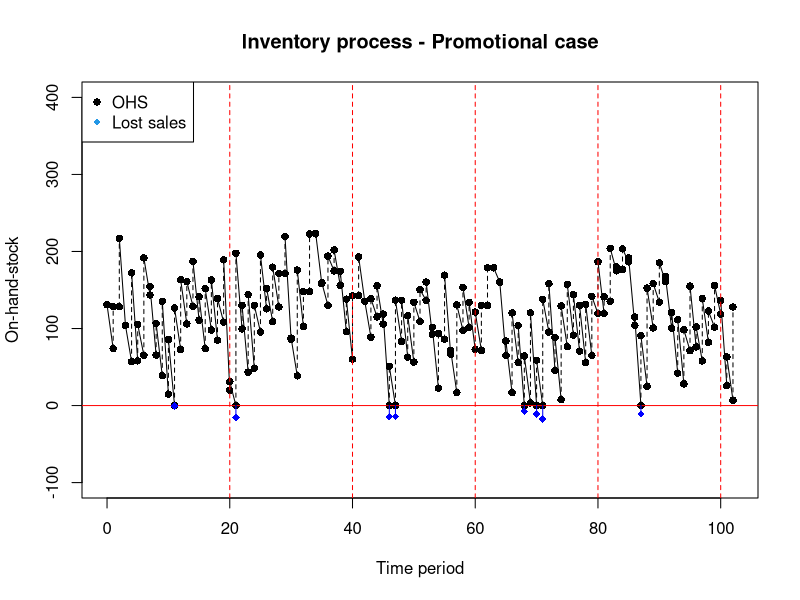
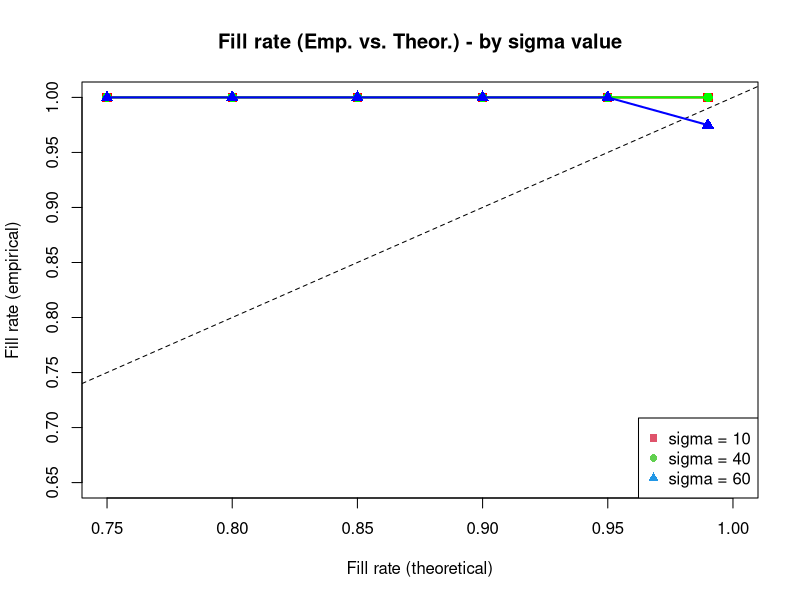
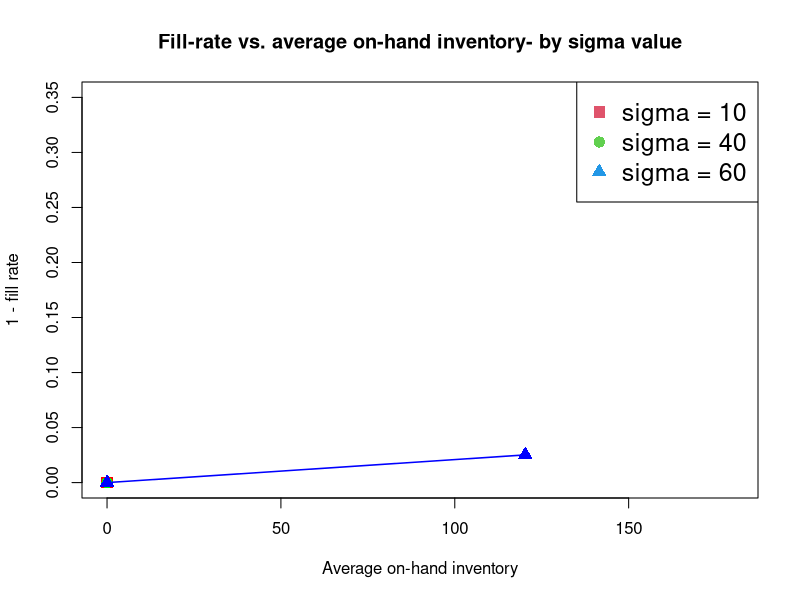
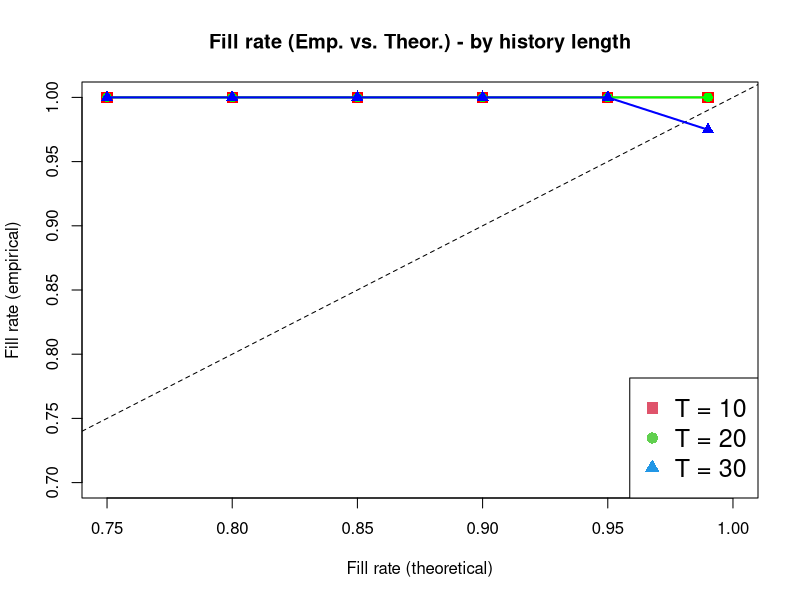
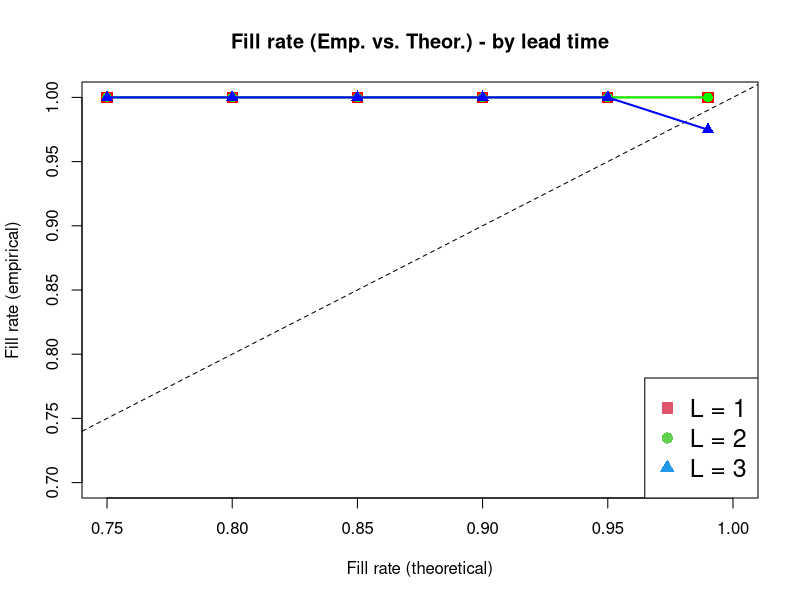
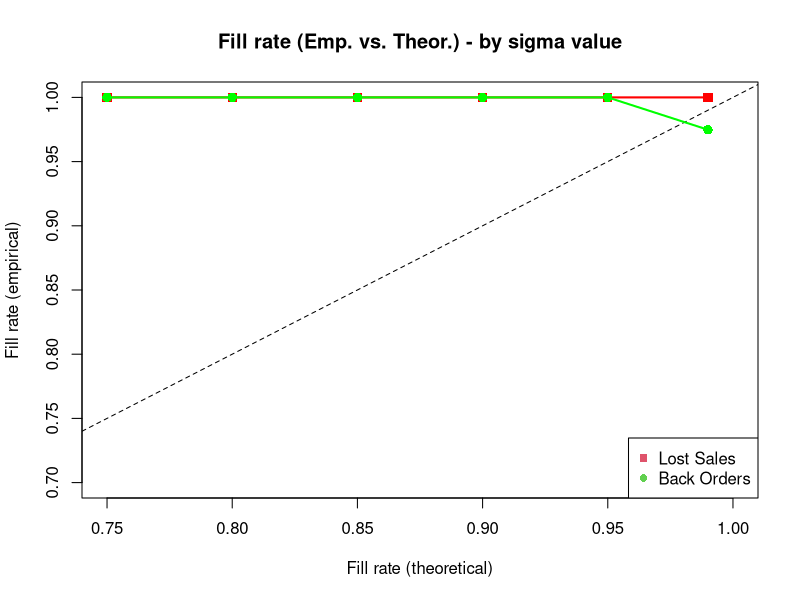
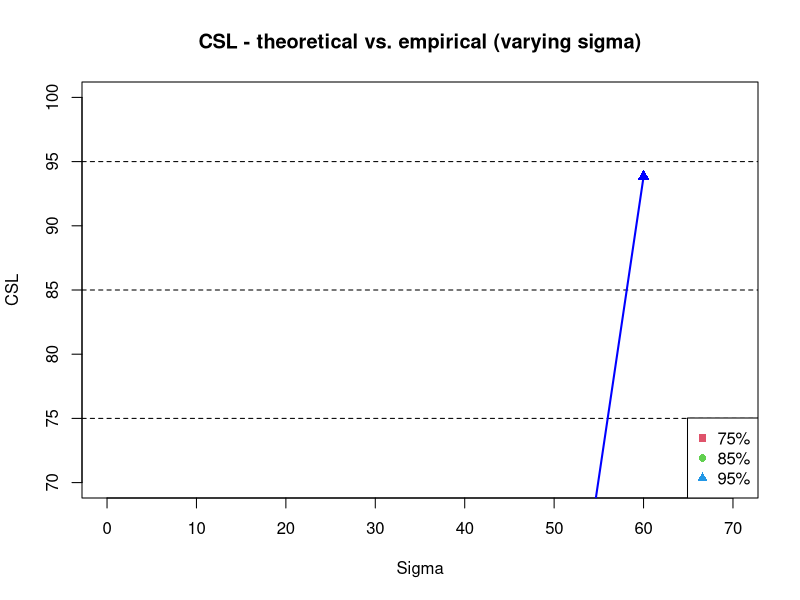
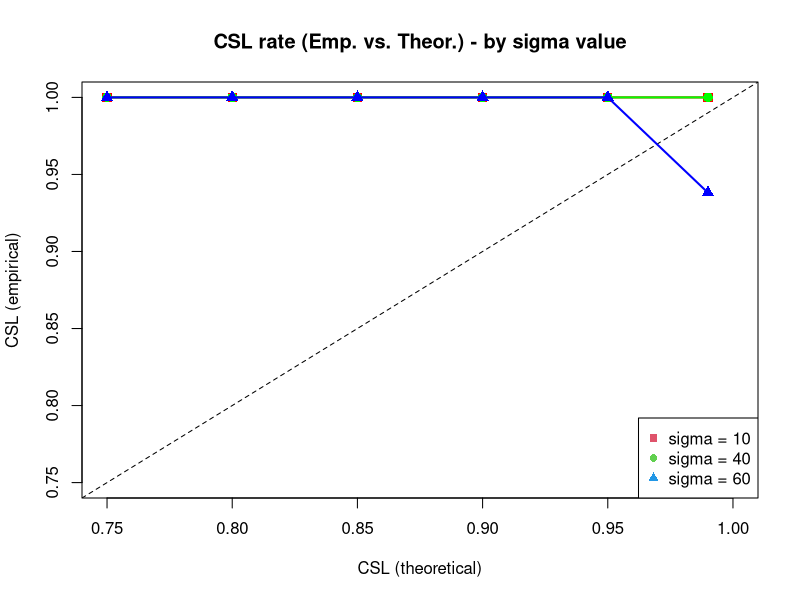

Source code (R) for these figures, in order:
# Inventory simulations

#### 1: Implementing the (R,S) method on a simple (baseline + error) sales model ####
# R is the review period, we have it as 1 here

#### (a) Specific DGP (we call it model 1) ####

DGP_1 <- function(baseline, sigma, Length){
  
  errors <- rnorm(mean = 0, sd = sigma, n = Length)
  dataseries <- errors + baseline ; dataseries[dataseries < 0] <- 0
  return(list(1,dataseries))
  
}

#### (b) Model estimation function (general) ####

get.parameter.estimates <- function(datalist,estL){
  
  if(datalist[[1]] == 1){
    N <- length(datalist[[2]])
    dataseries <- datalist[[2]][(N - estL + 1):N]
    baseline.est <- mean(dataseries) ; sigma.est <- sd(dataseries)
    parameter.estimates <- c(baseline.est,sigma.est)
    return(list(1,datalist[[2]],parameter.estimates,estL))
    
  }
  
}

#### (b.II) Calculating S ####

#### Fill rate ####

calculate.S.FR <- function(mu,sigma,R,L,fill.rate){
  PI <- R+L ; sigma.RL <- sqrt(PI * sigma^2) ; xhat.RL <- PI * mu ; xhat.R <- mu
  ESPRC <- (1 - fill.rate) * xhat.R ; Guk <- ESPRC/sigma.RL
  
  z <- sqrt(log(25/(Guk^2)))
  
  k <- (a[1] + (a[2] * z) + (a[3] * z^2) + (a[4] * z^3)) / (b[1] + (b[2] * z) + (b[3] * z^2) + (b[4] * z^3) + (b[5] * z^4))
  
  k <- k #+ 0.2
  
  SS <- k * sigma.RL ; S <- xhat.RL + SS
  
  return.vec <- c(S,xhat.RL,sigma.RL,k)
  return(return.vec)
}

#### CSL ####

calculate.S.CSL <- function(mu,sigma,R,L,CSL){
  PI <- R+L ; sigma.RL <- sqrt(PI * sigma^2) ; xhat.RL <- PI * mu
  CSLprop <- CSL/100 ; k <- qnorm(CSLprop)
  SS <- k * sigma.RL ; S <- xhat.RL + SS
  return.vec <- c(S,xhat.RL,sigma.RL,k)
  return(return.vec)
}


#### Empirical forecast error quantiles


#### (c) Initialising the on-hand stock and inventory position ####

#### Fill rate ####

# values for calculation of k
a <- c(-5.3925569,5.6211054,-3.8836830,1.0897299)
b <- c(1,-0.72496485,0.507326622,0.0669136868,-0.00329129114)

initialise.inventory.sim.FR <- function(datalist,review.period,lead.time,fill.rate){
  
  R <- review.period ; L <- lead.time 
  if(datalist[[1]] == 1){
    
    mu <- datalist[[3]][1] ; sigma <- datalist[[3]][2]
    S <- calculate.S.FR(mu,sigma,R,L,fill.rate)
    
  }
  # Initialise IP and on-hand-stock
  
  xhat.RL <- S[2] ; sigma.RL <- S[3]
  
  order.size <- xhat.RL/(R+L) ; num.orders <- L ; periods.next <- 1# Assumption: R = 1
  Initial.IP <- S[1] ; Initial.OHS <- S[1] - (order.size * num.orders)
  Time.since.R <- 0 ; k <- S[4]
  
  orders <- numeric() ; order.times <- c(1:num.orders)
  for(j in 1:num.orders){
    orders[j] <- order.size ; 
  }
  return(list(1,datalist[[2]],datalist[[3]],estL,review.period,lead.time,fill.rate,orders,order.times,periods.next,Initial.IP,Initial.OHS,Time.since.R,k))
}

#### CSL ####

initialise.inventory.sim.CSL <- function(datalist,review.period,lead.time,CSL){
  
  R <- review.period ; L <- lead.time 
  if(datalist[[1]] == 1){
    
    mu <- datalist[[3]][1] ; sigma <- datalist[[3]][2]
    S <- calculate.S.CSL(mu,sigma,R,L,CSL)
    
  }
  # Initialise IP and on-hand-stock
  
  xhat.RL <- S[2] ; sigma.RL <- S[3]
  
  order.size <- xhat.RL/(R+L) ; num.orders <- L ; periods.next <- 1# Assumption: R = 1
  Initial.IP <- S[1] ; Initial.OHS <- S[1] - (order.size * num.orders)
  Time.since.R <- 0 ; k <- S[4]
  
  orders <- numeric() ; order.times <- c(1:num.orders)
  for(j in 1:num.orders){
    orders[j] <- order.size ; 
  }
  return(list(1,datalist[[2]],datalist[[3]],estL,review.period,lead.time,CSL,orders,order.times,periods.next,Initial.IP,Initial.OHS,Time.since.R,k))
}



#### (d) Loop the inventory replenishment process ####

#### Fill rate ####

simulate.inventory.process.FR <- function(datachunk){
  
  if(datachunk[[1]] == 1){
    data <- datachunk[[2]] ;  mu <- datachunk[[3]][1] ; sigma <- datachunk[[3]][2] ; estL <- datachunk[[4]] ; R <- datachunk[[5]]
    L <- datachunk[[6]] ; FR <- datachunk[[7]] ; orders <- datachunk[[8]] ; order.times <- datachunk[[9]]
    periods.next <- datachunk[[10]] ; IP <- datachunk[[11]] ; OHS <- datachunk[[12]] ; Time.since.R <- datachunk[[13]]
    
    N <- length(data) - estL
    data.holdout <- data[(estL + 1):length(data)]
    
    lostdemand <- numeric(N)
    mus <- numeric(N)
    sigmas <- numeric(N)
    IPs <- numeric(N)
    OHS.As <- numeric(N)
    OHS.Bs <- numeric(N)
    Ss <- numeric(N)
    ordersizes <- numeric(N)
    ks <- numeric(N)
    backorders <- 0
    backtrack <- numeric(N)
    back <- FALSE
    
    for(i in 1:N){
      
      # Observe demand
      data.fulfilled <- min(OHS, backorders + data.holdout[i])
      lostdemand[i] <- min(OHS - data.holdout[i] - backorders,0) ; OHS <- max(OHS - data.holdout[i] - backorders, 0)
      
      ## BACKORDERS SECTION ##
      
      if(back == TRUE){
      
        if(lostdemand[i] < 0){
          backorders <- abs(lostdemand[i])
        }
      
        if(lostdemand[i] == 0){
          backorders <- 0
        }
      
        backtrack[i] <- backorders
      }
      
      ##                    ##
      
      OHS.As[i] <- OHS
      # Receive any orders
      order.times <- order.times - 1
      if(order.times[1] == 0){
        OHS <- OHS + orders[1] ; orders <- orders[-1] ; order.times <- order.times[-1]
        OHS.Bs[i] <- OHS
      }
      
      # Consider a replenishment
      Time.since.R <- Time.since.R + 1
      if(R == Time.since.R){
        new.param.ests <- get.parameter.estimates(datalist = list(1,data[1:(estL + i)]),estL = estL)
        mu <- new.param.ests[[3]][1] ; sigma <- new.param.ests[[3]][2] ; mus[i] <- mu ; sigmas[i] <- sigma
        newS <- calculate.S.FR(mu,sigma,R,L,fill.rate)
        S <- newS[1] + backorders ; xhat.RL <- newS[2] ; sigma.RL <- newS[3] ; Ss[i] <- S ; ks[i] <- newS[4]
        IP <- OHS + sum(orders) - backorders ; IPs[i] <- IP
        order.size <- max(S - IP,0) ; ordersizes[i] <- order.size
        t <- length(order.times) ; orders[[(t+1)]] <- order.size ; order.times[(t+1)] <- L
        Time.since.R <- 0
      }
      
    }

  }
  
  output <- list(lostdemand,sigmas,mus,IPs,OHS.As,OHS.Bs,Ss,ordersizes,ks,backtrack)
  return(output)
}

#### CSL ####

simulate.inventory.process.CSL <- function(datachunk){
  
  if(datachunk[[1]] == 1){
    data <- datachunk[[2]] ;  mu <- datachunk[[3]][1] ; sigma <- datachunk[[3]][2] ; estL <- datachunk[[4]] ; R <- datachunk[[5]]
    L <- datachunk[[6]] ; CSL <- datachunk[[7]] ; orders <- datachunk[[8]] ; order.times <- datachunk[[9]]
    periods.next <- datachunk[[10]] ; IP <- datachunk[[11]] ; OHS <- datachunk[[12]] ; Time.since.R <- datachunk[[13]]
    
    N <- length(data) - estL
    data.holdout <- data[(estL + 1):length(data)]
    
    lostdemand <- numeric(N)
    mus <- numeric(N)
    sigmas <- numeric(N)
    IPs <- numeric(N)
    OHS.As <- numeric(N)
    OHS.Bs <- numeric(N)
    Ss <- numeric(N)
    ordersizes <- numeric(N)
    ks <- numeric(N)
    backorders <- 0
    backtrack <- numeric(N)
    back <- FALSE
    
    for(i in 1:N){
      
      # Observe demand
      data.fulfilled <- min(OHS, backorders + data.holdout[i])
      lostdemand[i] <- min(OHS - data.holdout[i] - backorders,0) ; OHS <- max(OHS - data.holdout[i] - backorders, 0)
      
      ## BACKORDERS SECTION ##
      
      if(back == TRUE){
        
        if(lostdemand[i] < 0){
          backorders <- abs(lostdemand[i])
        }
        
        if(lostdemand[i] == 0){
          backorders <- 0
        }
        
        backtrack[i] <- backorders
      }
      
      ##                    ##
      
      OHS.As[i] <- OHS
      # Receive any orders
      order.times <- order.times - 1
      if(order.times[1] == 0){
        OHS <- OHS + orders[1] ; orders <- orders[-1] ; order.times <- order.times[-1]
        OHS.Bs[i] <- OHS
      }
      
      # Consider a replenishment
      Time.since.R <- Time.since.R + 1
      if(R == Time.since.R){
        new.param.ests <- get.parameter.estimates(datalist = list(1,data[1:(estL + i)]),estL = estL)
        mu <- new.param.ests[[3]][1] ; sigma <- new.param.ests[[3]][2] ; mus[i] <- mu ; sigmas[i] <- sigma
        newS <- calculate.S.CSL(mu,sigma,R,L,CSL)
        S <- newS[1] + backorders ; xhat.RL <- newS[2] ; sigma.RL <- newS[3] ; Ss[i] <- S ; ks[i] <- newS[4]
        IP <- OHS + sum(orders) - backorders ; IPs[i] <- IP
        order.size <- max(S - IP,0) ; ordersizes[i] <- order.size
        t <- length(order.times) ; orders[[(t+1)]] <- order.size ; order.times[(t+1)] <- L
        Time.since.R <- 0
      }
      
    }
    
  }
  
  output <- list(lostdemand,sigmas,mus,IPs,OHS.As,OHS.Bs,Ss,ordersizes,ks,backtrack)
  return(output)
}

#### 2. Running the simulation ####

#### Fill Rate ####

set.seed(4052)

coverages <- numeric(500)
inventories <- numeric(500)
Saverage <- numeric(500)
ks.overall <- numeric(500)

for(i in 1:500){
    
  baseline = 60 ; sigma = 60 ; Length = 52 ; estL = 20
  R = 1 ; L = 1 ; fill.rate = 0.99
  data <- DGP_1(baseline,sigma,Length)
  datalist <- get.parameter.estimates(datalist = data,estL)
  datachunk <- initialise.inventory.sim.FR(datalist,R,L,fill.rate)
  process <- simulate.inventory.process.FR(datachunk)
  
  # Coverage
  
  coverages[i] <- mean(process[[1]])/60
  #coverages[i] <- mean(process[[1]][33:84])/600
  #coverages[i] <- mean(process[[1]][1033:1084])/600
  
  # Average inventory held
  
  ohsproc <- c(rbind(process[[5]],process[[6]])) ; ohsproc <- c(datachunk[[12]],ohsproc)
  ohs.av <- numeric(length(process[[1]]))
  for(j in 1:(length(process[[1]]))){
    ohs.av[j] <- mean(ohsproc[(2*j - 1):(2*j)])
  }
  inventories[i] <- mean(ohs.av)
  
  # Ks
  
  ks <- process[[9]]
  ks.overall[i] <- mean(c(datachunk[[14]],ks))
  print(i)
  
}

#### CSL ####

set.seed(4052)

coverages <- numeric(500)
inventories <- numeric(500)
Saverage <- numeric(500)
ks.overall <- numeric(500)
cslprops.overall <- numeric(500)
forecast.error.matrix <- matrix(NA,nrow = 500,ncol = 100)
stockout.matrix <- matrix(NA, nrow = 500, ncol = 100)

for(i in 1:500){
  
  baseline = 60 ; sigma = 40 ; Length = 122 ; estL = 20
  R = 1 ; L = 1 ; CSL = 95
  data <- DGP_1(baseline,sigma,Length)
  datalist <- get.parameter.estimates(datalist = data,estL)
  datachunk <- initialise.inventory.sim.CSL(datalist,R,L,CSL)
  process <- simulate.inventory.process.CSL(datachunk)
  
  # Coverage
  
  coverages[i] <- mean(process[[1]])/60
  #coverages[i] <- mean(process[[1]][33:84])/600
  #coverages[i] <- mean(process[[1]][1033:1084])/600
  
  # Average inventory held
  
  ohsproc <- c(rbind(process[[5]],process[[6]])) ; ohsproc <- c(datachunk[[12]],ohsproc)
  ohs.av <- numeric(length(process[[1]]))
  for(j in 1:(length(process[[1]]))){
    ohs.av[j] <- mean(ohsproc[(2*j - 1):(2*j)])
  }
  inventories[i] <- mean(ohs.av)
  
  # Ks
  
  ks <- process[[9]]
  ks.overall[i] <- mean(c(datachunk[[14]],ks))
  print(i)
  
  # CSL
  
  cslprops.overall[i] <- (sum(process[[1]] < 0))/(length(process[[1]]))
  
  # Forecast estimates mu against actual data observed
  # Mu estimated at end of period 1 -> forecast for the replenishment order that arrives in period 2 - satisfies demand in period 3
  
  forecasts <- process[[3]][1:(length(process[[3]]) - 2)] ; estL <- datachunk[[4]]
  observed <- datachunk[[2]][-c(1:(estL + 2))]
  forecast.errors <- forecasts - observed
  stockouts <- process[[1]][3:(length(process[[1]]))]
  
  forecast.error.matrix[i,] <- forecast.errors
  stockout.matrix[i,] <- stockouts
  
}

#### Illustration plot ####

N <- length(process[[1]])

ohsproc <- c(rbind(process[[5]],process[[6]])) ; ohsproc <- c(datachunk[[12]],ohsproc)
seq1 <- c(0,rep(1:N,each = 2))

ohs.av <- numeric(N)
for(i in 1:N){
  ohs.av[i] <- mean(ohsproc[(2*i - 1):(2*i)])
}

plot(x = seq1, y = ohsproc,pch = 16, 
     ylim = c(-100, 400),
     xlab = "Time period", ylab = "On-hand-stock",
     main = "Inventory process - Promotional case")
abline(h = 0, col = "red")
for(i in 1:280){
  lines(x = seq1[(2*i):(2*i + 1)], y = ohsproc[(2*i):(2*i + 1)],lty = 2)
}
for(i in 1:280){
  lines(x = seq1[(2*i - 1):(2*i)], y = ohsproc[(2*i - 1):(2*i)],lty = 1)
}
points(x = which(process[[1]] < 0), y = process[[1]][process[[1]] < 0 ], pch = 18, col = "blue")

pts1 <- which(process[[1]] < 0) ; pts2 <- process[[1]][process[[1]] < 0]

for(i in 1:(length(pts1))){
  lines(x = rep(pts1[i],2), y = c(0, pts2[i]),col = "blue")
}

legend("topleft",legend = c("OHS","Lost sales"),pch = c(16,18), col = c(1,4))

abline(v = c(20,40,60,80,100),lty = 2, col = "red")

# Cheat loop

for(i in 1:5){
  ohsproc[((i*40)+1)] <- ohsproc[((i*40)+1)] + 180
}

ohsproc[41] <- ohsproc[41] + 50

#### CASE 1 PLOTS ####

# Fill rate vs. sigma - use sigma1, sigma2, sigma3 as vectors for fillrate
# Use Sigma1, Sigma2, Sigma3 to store the average inventory carried

sigma1 <- numeric(6) ; sigma2 <- numeric(6) ; sigma3 <- numeric(6)
Sigma1 <- numeric(6) ; Sigma2 <- numeric(6) ; Sigma3 <- numeric(6)

sigma3[6] <- mean(coverages)
Sigma3[6] <- mean(inventories)

empfr1 <- 1+ sigma1 ; empfr2 <- 1 + sigma2 ; empfr3 <- 1 + sigma3

# Plot - empirical vs theor FR by sigma value

frseq <- c(0.75,0.8,0.85,0.9,0.95,0.99)
plot(x = frseq, y = empfr1, ylim = c(0.65,1), xlim = c(0.75, 1), pch = 15, cex = 1.25, lwd = 2, type = "o",col = "red",
     xlab = "Fill rate (theoretical)", ylab = "Fill rate (empirical)", main = "Fill rate (Emp. vs. Theor.) - by sigma value")
abline(a = 0, b = 1, col = "black",lty = 2)
lines(x = frseq, y = empfr2, pch = 16, cex=  1.25, lwd = 2, col = "green",type= "o")
lines(x = frseq, y = empfr3, pch = 17, cex=  1.25, lwd = 2, col = "blue",type= "o")

legend("bottomright", legend = c("sigma = 10","sigma = 40","sigma = 60"),pch = c(15,16,17),
       col = c(2,3,4))

# Plot - Emp. fill rate vs. average OHI

e1 <- 1 - empfr1 ; e2 <- 1 - empfr2 ; e3 <- 1 - empfr3
plot(y = e1, x = Sigma1,type= "o",ylim = c(0,0.35),xlim = c(0,180),ylab = "1 - fill rate",
     xlab = "Average on-hand inventory", main = "Fill-rate vs. average on-hand inventory- by sigma value",
     col = "red", pch = 15, lwd = 1.5, cex = 1.5)
lines(y = e2, x = Sigma2, type = "o",col = "green", pch = 16, lwd = 1.5, cex = 1.5)
lines(y = e3, x = Sigma3, type = "o",col = "blue", pch = 17, lwd = 1.5, cex = 1.5)

legend("topright", legend = c("sigma = 10","sigma = 40","sigma = 60"),pch = c(15,16,17),
       col = c(2,3,4),cex = 1.5)

#### CASE 1 PLOTS continued ####

# Plot history length against fill rate
# Use Hist1, Hist2, Hist 3 for history lengths. Sigma = 60
hist1 <- numeric(6) ; hist2 <- numeric(6) ; hist3 <- numeric(6)

hist3[6] <- mean(coverages)

empfr1 <- 1+ hist1 ; empfr2 <- 1 + hist2 ; empfr3 <- 1 + hist3

frseq <- c(0.75,0.8,0.85,0.9,0.95,0.99)
plot(x = frseq, y = empfr1, ylim = c(0.7,1), xlim = c(0.75, 1), pch = 15, cex = 1.5, lwd = 1.5, type = "o",col = "red",
     xlab = "Fill rate (theoretical)", ylab = "Fill rate (empirical)", main = "Fill rate (Emp. vs. Theor.) - by history length")
abline(a = 0, b = 1, col = "black",lty = 2)
lines(x = frseq, y = empfr2, pch = 16, cex=  1.25, lwd = 2, col = "green",type= "o")
lines(x = frseq, y = empfr3, pch = 17, cex=  1.25, lwd = 2, col = "blue",type= "o")

legend("bottomright", legend = c("T = 10","T = 20","T = 30"),pch = c(15,16,17),
       col = c(2,3,4),cex = 1.5)


#### Plot history length against lead time ####
# Use Hist1, Hist2, Hist 3 for history lengths. Sigma = 60
lead1 <- numeric(6) ; lead2 <- numeric(6) ; lead3 <- numeric(6)

lead3[6] <- mean(coverages)

empfr1 <- 1+ lead1 ; empfr2 <- 1 + lead2 ; empfr3 <- 1 + lead3

frseq <- c(0.75,0.8,0.85,0.9,0.95,0.99)
plot(x = frseq, y = empfr1, ylim = c(0.7,1), xlim = c(0.75, 1), pch = 15, cex = 1.5, lwd = 1.5, type = "o",col = "red",
     xlab = "Fill rate (theoretical)", ylab = "Fill rate (empirical)", main = "Fill rate (Emp. vs. Theor.) - by lead time")
abline(a = 0, b = 1, col = "black",lty = 2)
lines(x = frseq, y = empfr2, pch = 16, cex=  1.25, lwd = 2, col = "green",type= "o")
lines(x = frseq, y = empfr3, pch = 17, cex=  1.25, lwd = 2, col = "blue",type= "o")

legend("bottomright", legend = c("L = 1","L = 2","L = 3"),pch = c(15,16,17),
       col = c(2,3,4),cex = 1.5)
#### Manual k-calibration case ####
k.adj <- c(0,0.1,0.2,0.3,0.4,0.5)
#### Backorders case ####
# Use sigma1 vector from earlier plot
back.sigma1 <- numeric(6)

back.sigma1[6] <- mean(coverages)
empfr1 <- 1+ sigma1 ; empfr2 <- 1 + back.sigma1

frseq <- c(0.75,0.8,0.85,0.9,0.95,0.99)
plot(x = frseq, y = empfr1, ylim = c(0.7,1), xlim = c(0.75, 1), pch = 15, cex = 1.25, lwd = 2, type = "o",col = "red",
     xlab = "Fill rate (theoretical)", ylab = "Fill rate (empirical)", main = "Fill rate (Emp. vs. Theor.) - by sigma value")
abline(a = 0, b = 1, col = "black",lty = 2)
lines(x = frseq, y = empfr2, pch = 16, cex=  1.25, lwd = 2, col = "green",type= "o")

legend("bottomright", legend = c("Lost Sales","Back Orders"),pch = c(15,16),
       col = c(2,3))

#### CSL Plots ####

# CSLvals <- c(95,85,75) # sigma vals <- c(10,40,60)
CSL1 <- numeric(3) ; CSL2 <- numeric(3) ; CSL3 <- numeric(3)

CSL3[3] <- 100 - (100* mean(cslprops.overall))

plot(y = CSL1, x = c(10,40,60), ylim = c(70, 100), xlim = c(0,70),
     pch = 15, cex = 1.25, lwd = 2, type = "o",col = "red",
     main = "CSL - theoretical vs. empirical (varying sigma)",
     xlab = "Sigma",ylab = "CSL")
abline(h = 75, col = "black",lty = 2)
abline(h = 85, col = "black",lty = 2)
abline(h = 95, col = "black",lty = 2)
lines(x = c(10,40,60), y = CSL2, pch = 16, cex=  1.25, lwd = 2, col = "green",type= "o")
lines(x = c(10,40,60), y = CSL3, pch = 17, cex=  1.25, lwd = 2, col = "blue",type= "o")

legend("bottomright", legend = c("75%","85%","95%"),pch = c(15,16,17),
       col = c(2,3,4))

#### CSL vs. sigma - use sigma1, sigma2, sigma3 as vectors for CSL ####
# Use Sigma1, Sigma2, Sigma3 to store the average inventory carried

sigma1 <- numeric(6) ; sigma2 <- numeric(6) ; sigma3 <- numeric(6)
Sigma1 <- numeric(6) ; Sigma2 <- numeric(6) ; Sigma3 <- numeric(6)

sigma3[6] <- mean(cslprops.overall)
Sigma3[6] <- mean(inventories)

empcsl1 <- 1 - sigma1 ; empcsl2 <- 1 - sigma2 ; empcsl3 <- 1 - sigma3

# Plot - empirical vs theor FR by sigma value

frseq <- c(0.75,0.80,0.85,0.90,0.95,0.99)
plot(x = frseq, y = empcsl1, ylim = c(0.75,1.00), xlim = c(0.75, 1.00), pch = 15, cex = 1.25, lwd = 2, type = "o",col = "red",
     xlab = "CSL (theoretical)", ylab = "CSL (empirical)", main = "CSL rate (Emp. vs. Theor.) - by sigma value")
abline(a = 0, b = 1, col = "black",lty = 2)
lines(x = frseq, y = empcsl2, pch = 16, cex=  1.25, lwd = 2, col = "green",type= "o")
lines(x = frseq, y = empcsl3, pch = 17, cex=  1.25, lwd = 2, col = "blue",type= "o")

legend("bottomright", legend = c("sigma = 10","sigma = 40","sigma = 60"),pch = c(15,16,17),
       col = c(2,3,4))

# Plot - Emp. fill rate vs. average OHI

e1 <- 1 - empcsl1 ; e2 <- 1 - empcsl2 ; e3 <- 1 - empcsl3
plot(y = e1, x = Sigma1,type= "o",ylim = c(0,0.35),xlim = c(0,205),ylab = "1 - CSL",
     xlab = "Average on-hand inventory", main = "CSL vs. average on-hand inventory- by sigma value",
     col = "red", pch = 15, lwd = 1.5, cex = 1.5)
lines(y = e2, x = Sigma2, type = "o",col = "green", pch = 16, lwd = 1.5, cex = 1.5)
lines(y = e3, x = Sigma3, type = "o",col = "blue", pch = 17, lwd = 1.5, cex = 1.5)

legend("topright", legend = c("sigma = 10","sigma = 40","sigma = 60"),pch = c(15,16,17),
       col = c(2,3,4),cex = 1.5)

#### Plot history length against CSL ####
# Use Hist1, Hist2, Hist 3 for history lengths. Sigma = 60
hist1 <- numeric(6) ; hist2 <- numeric(6) ; hist3 <- numeric(6)

hist3[6] <- mean(cslprops.overall)

empcsl1 <- 1 - hist1 ; empcsl2 <- 1 - hist2 ; empcsl3 <- 1 - hist3

frseq <- c(0.75,0.8,0.85,0.9,0.95,0.99)
plot(x = frseq, y = empcsl1, ylim = c(0.7,1), xlim = c(0.75, 1), pch = 15, cex = 1.5, lwd = 1.5, type = "o",col = "red",
     xlab = "CSL (theoretical)", ylab = "CSL (empirical)", main = "CSL (Emp. vs. Theor.) - by history length")
abline(a = 0, b = 1, col = "black",lty = 2)
lines(x = frseq, y = empcsl2, pch = 16, cex=  1.25, lwd = 2, col = "green",type= "o")
lines(x = frseq, y = empcsl3, pch = 17, cex=  1.25, lwd = 2, col = "blue",type= "o")

legend("bottomright", legend = c("T = 10","T = 20","T = 30"),pch = c(15,16,17),
       col = c(2,3,4),cex = 1.5)

#### CSL plot Lead time ####

lead1 <- numeric(6) ; lead2 <- numeric(6) ; lead3 <- numeric(6)

lead1[1] <- mean(cslprops.overall)

empcsl1 <- 1 - lead1 ; empcsl2 <- 1 - lead2 ; empcsl3 <- 1 - lead3

frseq <- c(0.75,0.8,0.85,0.9,0.95,0.99)
plot(x = frseq, y = empcsl1, ylim = c(0.7,1), xlim = c(0.75, 1), pch = 15, cex = 1.5, lwd = 1.5, type = "o",col = "red",
     xlab = "CSL (theoretical)", ylab = "CSL (empirical)", main = "CSL (Emp. vs. Theor.) - by lead time")
abline(a = 0, b = 1, col = "black",lty = 2)
lines(x = frseq, y = empcsl2, pch = 16, cex=  1.25, lwd = 2, col = "green",type= "o")
lines(x = frseq, y = empcsl3, pch = 17, cex=  1.25, lwd = 2, col = "blue",type= "o")

legend("bottomright", legend = c("L = 1","L = 2","L = 3"),pch = c(15,16,17),
       col = c(2,3,4),cex = 1.5)
